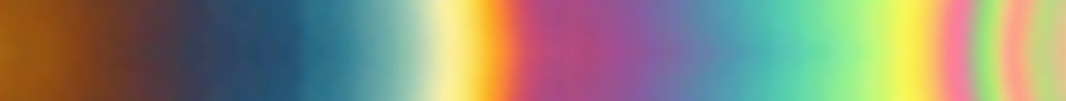
#> input picture calibration.png, 1066 x 101 px
$ python colour_height_converter.py
#> lines starting #> are read from the running program, lines starting #| are printed output that depends on the picture
# -*- coding: utf-8 -*-
"""
Created on Wed Oct 20 11:11:40 2021

@author: paulo
"""

from PIL import Image
import numpy as np
from collections import namedtuple, OrderedDict
import pandas as pd
import matplotlib.pyplot as plt
from scipy.optimize import curve_fit
import pylab
import scipy as sp
Polynomial = np.polynomial.Polynomial
from matplotlib.pyplot import figure
import pandas
from pandas.plotting import scatter_matrix
import matplotlib.pyplot as plt
from sklearn import model_selection
from sklearn.metrics import classification_report
from sklearn.metrics import confusion_matrix
from sklearn.metrics import accuracy_score
from sklearn.linear_model import LogisticRegression
from sklearn.tree import DecisionTreeClassifier
from sklearn.neighbors import KNeighborsClassifier
from sklearn.discriminant_analysis import LinearDiscriminantAnalysis
from sklearn.naive_bayes import GaussianNB
from sklearn.svm import SVC
import numpy as np
import cv2
import matplotlib.pyplot as plt


############## CALIBRATION TO GET RGB TO TICKNESS CONVERTION

font = {'family' : 'Arial',
        'size'   : 22}

plt.rc('font', **font)

img = cv2.imread('calibration.png')
#> img is the input picture: shape (101, 1066, 3); mean B, G, R 118.4, 138.3, 141.3
cal =  cv2.cvtColor(img, cv2.COLOR_BGR2RGB)
#cal1d = cal[cal.shape[0]//2,:,:]
cal1d = np.mean(cal,axis=0,dtype=int)
#> cal1d = 1066 rows, first 8: [161, 91, 17], [158, 90, 17], [158, 91, 18], [160, 90, 17], [160, 89, 17], [159, 89, 16], [158, 89, 16], [157, 89, 16]
#stdcal1d = np.max(np.std(cal,axis=0),axis=1)
stdcal1d = 5
#tabulated values from Erik Schaffer

thickness=[20,70,100,140,200,265,290,310,330,350,400,420,460,520]
Rval = [154,98,43,47,253,176,78,88,168,244,252,158,228,247]
Gval = [86,58,76,117,231,76,166,207,243,247,130,223,207,174]
Bval = [15,48,107,143,119,130,176,175,140,94,154,123,128,133]


def indexation(cal1d,stdcal1d,Rval,Gval,Bval):
#> called with cal1d = array of shape (1066, 3), stdcal1d = 5
    counter = 0
    x = []
    xdim = np.linspace(0,1,len(cal1d))
#> xdim = 1066 values from 0 to 1

    for r,g,b in zip(Rval,Gval,Bval):


        Rmin = r - stdcal1d < cal1d[:,0]
        Rmax = cal1d[:,0] < r+ stdcal1d

        Gmin = g - stdcal1d < cal1d[:,1]
        Gmax = cal1d[:,1] < g + stdcal1d

        Bmin = b - stdcal1d < cal1d[:,2]
        Bmax = cal1d[:,2] < b+stdcal1d

        # [9 lines of commented-out code are left out]

        index = list(Rmax & Rmin & Gmax & Gmin & Bmin & Bmax)

        position = np.mean([index for index, element in enumerate(index) if element == True],dtype=int)


# [8 lines of commented-out code are left out]

        if position<len(cal1d)+1 and position>0:
            x.append(xdim[position])
        else:
            x.append(0)
            counter +=1
#> this loop made 14 passes
#> position on passes 1 to 12: 19, 127, 253, 328, 463, 561, 741, 788, 859, 900, 955, 985
#> after the loop, counter = 0; x = [0.0178, 0.119, 0.238, 0.308, 0.435, 0.527, 0.696, 0.74, 0.807, 0.845, 0.897, 0.925, 0.939, 0.961]


    return x,counter


from scipy.optimize import curve_fit

def objective(x, a, b):
	return a * x + b


def rsquared(x, y):
    """ Return R^2 where x and y are array-like."""

    slope, intercept, r_value, p_value, std_err = sp.stats.linregress(x, y)
    return r_value**2


x,counter = indexation(cal1d,stdcal1d,Rval,Gval,Bval)
#> counter = 0

popt, _ = curve_fit(objective, x, thickness)
#> popt = [456.6, 1.14]

a, b = popt
#> a = 456.6; b = 1.14

y_line = [objective(xs, a, b) for xs in x]
#> y_line = [9.28, 55.58, 109.6, 141.7, 199.6, 241.6, 318.8, 338.9, 369.4, 387, 410.5, 423.4, 429.8, 439.7]

plt.figure(figsize=(9,9/1.618))
plt.plot(x,thickness,'o')
plt.plot(x, y_line, '--', color='red',label='$R^2$='+str(round(rsquared(x,thickness),2))+'\n thickness(nm)='+str(round(a,2))+'*RGB'+str(round(b,2)))
#> in rsquared, `slope, intercept, r_value, p_value, std_err = sp.stats.linregress(x, y)`: slope = 456.6; intercept = 1.14; r_value = 0.978; p_value = 1.47e-09; std_err = 27.96
plt.legend(loc='best')
plt.show()
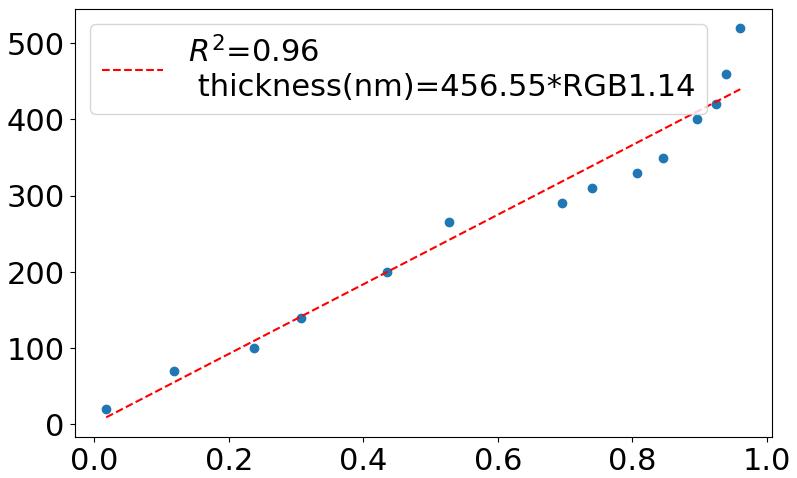
#> figure drawn by matplotlib, 1 panel; curve peaks at x = 0.961, y = 520; curve peaks at x = 0.961, y = 439.7

#### CASE STUDY TO MAP RGB INTO HEIGHT

img2 = cv2.imread('test_image.png')
#> (the run stopped early here; a loop or call above may not have finished)
